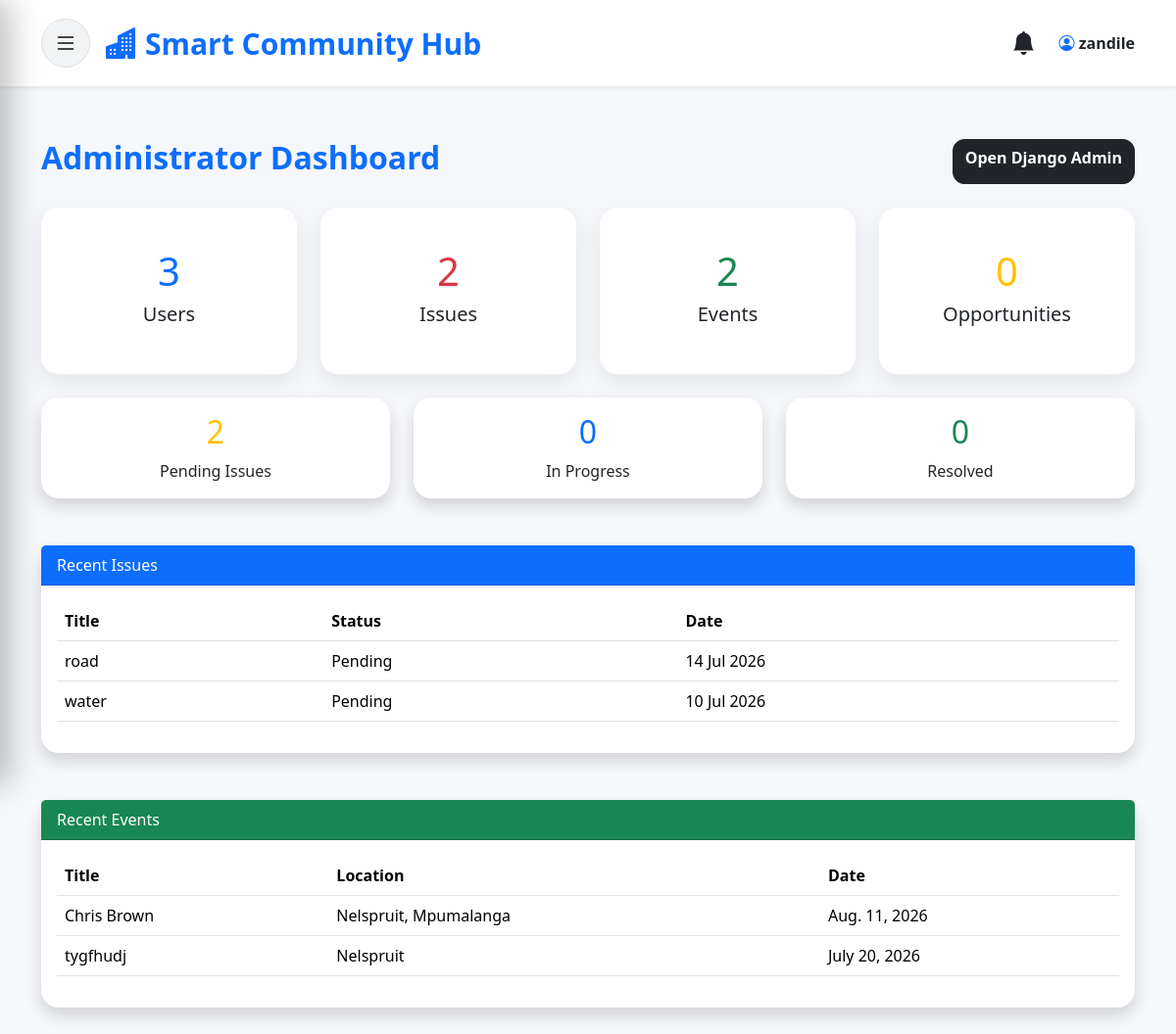
The app's page /admin-dashboard/ (signed in) with its own data.
### issues/models.py (models this page shows, shortened)
class Issue(models.Model):
    CATEGORY_CHOICES = [
        ('Water', 'Water'),
        ('Electricity', 'Electricity'),
        ('Roads', 'Roads'),
        ('Crime', 'Crime'),
        ('Dumping', 'Illegal Dumping'),
    ]
    STATUS_CHOICES = [
        ('Pending', 'Pending'),
        ('In Progress', 'In Progress'),
        ('Resolved', 'Resolved'),
    ]
    user = models.ForeignKey(
        User,
        on_delete=models.CASCADE
    )
    title = models.CharField(max_length=200)
    description = models.TextField()
    category = models.CharField(
        max_length=50,
        choices=CATEGORY_CHOICES
    )
    location = models.CharField(max_length=200)
    image = models.ImageField(
        upload_to='issues/',
        blank=True,
        null=True
    )
    status = models.CharField(
        max_length=50,
        choices=STATUS_CHOICES,
        default='Pending'
    )
    created_at = models.DateTimeField(
        auto_now_add=True
    )

### events/models.py (models this page shows, shortened)
class Event(models.Model):
    title = models.CharField(max_length=200)
    description = models.TextField()
    location = models.CharField(max_length=200)
    event_date = models.DateField()
    event_time = models.TimeField()
    image = models.ImageField(
        upload_to="events/",
        blank=True,
        null=True,
    )
    organizer = models.ForeignKey(
        User,
        on_delete=models.CASCADE,
    )
    created_at = models.DateTimeField(
        auto_now_add=True
    )
    class Meta:
        ordering = ["event_date"]

### dashboard/views.py (the view)
@staff_member_required
def admin_dashboard(request):
    context = {
        "users": User.objects.count(),
        "issues": Issue.objects.count(),
        "events": Event.objects.count(),
        "opportunities": Opportunity.objects.count(),
        "pending": Issue.objects.filter(
            status="Pending"
        ).count(),
        "progress": Issue.objects.filter(
            status="In Progress"
        ).count(),
        "resolved": Issue.objects.filter(
            status="Resolved"
        ).count(),
        "recent_issues": Issue.objects.order_by("-created_at")[:5],
        "recent_events": Event.objects.order_by("-created_at")[:5],
    }
    return render(
        request,
        "dashboard/admin_dashboard.html",
        context
    )

### dashboard/templates/dashboard/admin_dashboard.html
{% extends 'base/base.html' %}
{% block content %}
<div class="container py-4">
<div class="d-flex justify-content-between mb-4">
<h2 class="fw-bold text-primary">
Administrator Dashboard
</h2>
<a href="/admin/" class="btn btn-dark">
Open Django Admin
</a>
</div>
<div class="row">
<div class="col-md-3 mb-4">
<div class="card stats-card">
<div class="card-body text-center">
<h1 class="text-primary">
{{ users }}
</h1>
<h5>
Users
</h5>
</div>
</div>
</div>
<div class="col-md-3 mb-4">
<div class="card stats-card">
<div class="card-body text-center">
<h1 class="text-danger">
{{ issues }}
</h1>
<h5>
Issues
</h5>
</div>
</div>
</div>
<div class="col-md-3 mb-4">
<div class="card stats-card">
<div class="card-body text-center">
<h1 class="text-success">
{{ events }}
</h1>
<h5>
Events
</h5>
</div>
</div>
</div>
<div class="col-md-3 mb-4">
<div class="card stats-card">
<div class="card-body text-center">
<h1 class="text-warning">
{{ opportunities }}
</h1>
<h5>
Opportunities
</h5>
</div>
</div>
</div>
</div>
<div class="row">
<div class="col-md-4">
<div class="card shadow">
<div class="card-body text-center">
<h2 class="text-warning">
{{ pending }}
</h2>
Pending Issues
</div>
</div>
</div>
<div class="col-md-4">
<div class="card shadow">
<div class="card-body text-center">
<h2 class="text-primary">
{{ progress }}
</h2>
In Progress
</div>
</div>
</div>
<div class="col-md-4">
<div class="card shadow">
<div class="card-body text-center">
<h2 class="text-success">
{{ resolved }}
</h2>
Resolved
</div>
</div>
</div>
</div>
<div class="card shadow mt-5">
<div class="card-header bg-primary text-white">
Recent Issues
</div>
<div class="card-body">
<table class="table">
<thead>
<tr>
<th>Title</th>
<th>Status</th>
<th>Date</th>
</tr>
</thead>
<tbody>
{% for issue in recent_issues %}
<tr>
<td>{{ issue.title }}</td>
<td>{{ issue.status }}</td>
<td>{{ issue.created_at|date:"d M Y" }}</td>
</tr>
{% endfor %}
</tbody>
</table>
</div>
</div>
<div class="card shadow mt-5">
<div class="card-header bg-success text-white">
Recent Events
</div>
<div class="card-body">
<table class="table">
<thead>
<tr>
<th>Title</th>
<th>Location</th>
<th>Date</th>
</tr>
</thead>
<tbody>
{% for event in recent_events %}
<tr>
<td>{{ event.title }}</td>
<td>{{ event.location }}</td>
<td>{{ event.event_date }}</td>
</tr>
{% endfor %}
</tbody>
</table>
</div>
</div>
</div>
{% endblock %}

### templates/base/base.html (shortened to what this page needs)
{% load static %}
<!DOCTYPE html>
<html lang="en">
<head>
    <link href="https://cdn.jsdelivr.net/npm/bootstrap@5.3.7/dist/css/bootstrap.min.css"
          rel="stylesheet">
    <link rel="stylesheet"
          href="https://cdn.jsdelivr.net/npm/bootstrap-icons@1.11.3/font/bootstrap-icons.min.css">
</head>
<body>
<div id="navbar-wrapper">
<nav class="navbar navbar-expand-lg navbar-light bg-white shadow-sm sticky-top">
    <div class="container">
        {% if user.is_authenticated %}
        <button id="menu-btn"
                class="btn btn-light border rounded-circle me-3">
            <i class="bi bi-list fs-4"></i>
        </button>
        <a class="navbar-brand d-flex align-items-center"
           href="{% url 'dashboard' %}">
            <i class="bi bi-buildings-fill text-primary fs-2 me-2"></i>
            <span class="fw-bold text-primary">
                Smart Community Hub
            </span>
        </a>
        <div class="ms-auto d-flex align-items-center">
            <a href="{% url 'notifications' %}"
               class="position-relative me-4 text-dark">
                <i class="bi bi-bell-fill fs-4"></i>
            </a>
            <span class="fw-bold">
                <i class="bi bi-person-circle text-primary"></i>
                {{ user.username }}
            </span>
        </div>
        {% endif %}
    </div>
</nav>
</div>
<div class="content"
     id="content">
    {% block content %}
    {% endblock %}
</div>
</body>
</html>

### templates/base/base.html (style rules this page uses)
* { margin:0; padding:0; box-sizing:border-box; }
body { background:#f5f7fb; font-family:'Segoe UI',Tahoma,Geneva,Verdana,sans-serif; overflow-x:hidden; }
.navbar { background:white !important; padding:15px 0; box-shadow:0 5px 20px rgba(0,0,0,.08); }
.navbar-brand { font-size:30px; font-weight:700; }
#navbar-wrapper { transition:.4s; }
#menu-btn { border:none; background:#f1f3f5; width:50px; height:50px; border-radius:50%; transition:.3s; }
.content { transition:.4s; padding:30px; min-height:90vh; }
.card { border:none; border-radius:18px; box-shadow:0 8px 25px rgba(0,0,0,.08); }
.stats-card { min-height:170px; padding:25px; text-align:center; transition:.3s; }
.btn { border-radius:12px; font-weight:600; }

### records on screen
Issue: title "road", status "Pending", created_at "14 Jul 2026"
Issue: title "water", status "Pending", created_at "10 Jul 2026"
Event: title "Chris Brown", location "Nelspruit, Mpumalanga", event_date "Aug. 11, 2026"
Event: title "tygfhudj", location "Nelspruit", event_date "July 20, 2026"

### other values on screen
{{ user.username }} "zandile"
{{ users }} "3"
{{ issues }} "2"
{{ events }} "2"
{{ opportunities }} "0"
{{ pending }} "2"
{{ progress }} "0"
{{ resolved }} "0"
